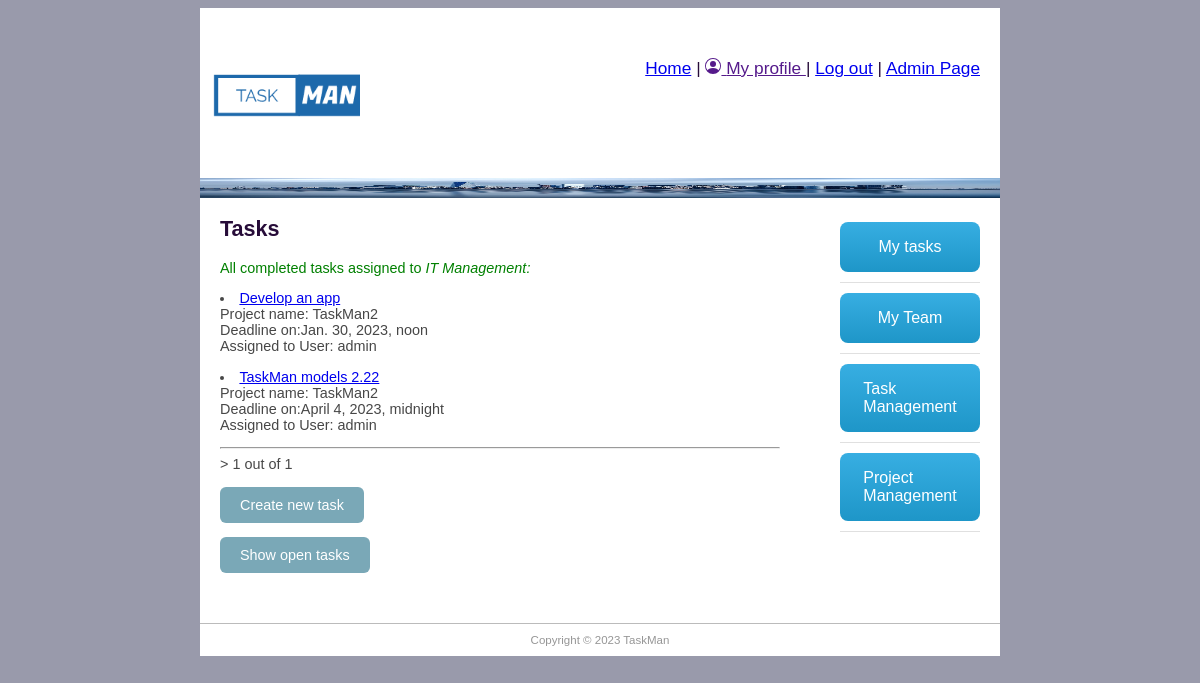
The page /taskman/alltasksc/ (signed in) on the database its author committed.
### taskman/models.py (models this page shows, shortened)
class Employee(models.Model):
    user = models.OneToOneField(User, on_delete=models.CASCADE)
    group_id = models.ForeignKey(Group, help_text='Assign to a team', on_delete=models.SET_NULL, null=True, blank=True)
    photo = models.ImageField(default='default.png', upload_to='profile_pics')
    team_role = models.ForeignKey(TeamRole, help_text='Assign a position', on_delete=models.SET_NULL, null=True, blank=True)
    task_number = models.IntegerField('Number of tasks assigned', default=0, validators=[MaxValueValidator(10)])

class TaskInstance(models.Model):
    project_id = models.ForeignKey('Project', help_text='Assign to a task', on_delete=models.SET_NULL, null=True, blank=True)
    job_title = models.CharField('Task title', max_length=200, help_text='Enter Task role', null=True, blank=True)
    description = models.TextField('Description', max_length=2000, help_text='Enter task description', null=True, blank=True)
    enddate = models.DateTimeField('Requested finish date', null=True, blank=True)
    completed_on = models.BooleanField('Completed', default=False)
    assign_employees = models.ForeignKey(Employee, help_text='Select employees to task', on_delete=models.CASCADE)

class Project(models.Model):
    title = models.CharField('Project title', max_length=100, help_text='Enter project title')
    description = models.TextField('Description', max_length=2000, help_text='Enter project description')
    group_id = models.ForeignKey(Group, help_text='Assign to a team', blank=True, on_delete=models.SET_NULL, null=True)
    employee_req = models.IntegerField('Number of employees expected', default=0)
    enddate = models.DateTimeField('Requested finish date', null=True, blank=True)
    created_on = models.DateTimeField(editable=False, auto_now_add=True)
    updated_on = models.DateTimeField(editable=False, auto_now_add=True)
    completed_on = models.BooleanField('Completed', default=False)

### taskman/views.py (the view)
# urls.py: path('alltasksc/', views.AllTaskCListView.as_view(), name='all_tasks_c'),
class AllTaskCListView(LoginRequiredMixin, generic.ListView):
    model = TaskInstance
    paginate_by = 5
    template_name = 'all_tasks_completed.html'
    def get_context_data(self, **kwargs):
        context = super().get_context_data(**kwargs)
        current_employee = Employee.objects.get(user=self.request.user)
        context['current_employee'] = current_employee
        return context
    def get_queryset(self):
        current_employee = Employee.objects.get(user=self.request.user)
        task_list = TaskInstance.objects.filter(project_id__group_id__id=current_employee.group_id.id) \
            .filter(completed_on=True)
        return task_list

### taskman/templates/all_tasks_completed.html (shortened to what this page needs)
{% extends "base.html" %}
{% block content %}
<h1>Tasks</h1>
<p style="color:green">All completed tasks assigned to <em>{{current_employee.group_id}}:</em> </p>
{% for tasks_obj in taskinstance_list %}
<li> <a href="{% url 'task-detail' tasks_obj.id %}">{{tasks_obj.job_title}}</a> <br>Project name: {{tasks_obj.project_id.title}}
    <br> Deadline on:{{tasks_obj.enddate}} <br>Assigned to User: {{tasks_obj.assign_employees.user.username}}</li>
{% endfor %}
<hr>
<div class="pagination"><span class="step-links">>
        <span class="current">
            {{ page_obj.number }} out of {{ page_obj.paginator.num_pages }}</span>
    </span></div>
<a class="button-cool" href="{% url 'task-new' %}">Create new task</a>
<a class="button-cool" href="{% url 'all_tasks' %}">Show open tasks</a>
{% endblock %}

### taskman/static/css/main.css (style rules this page uses)
body { background-color: #999AAB; font-family: "Trebuchet MS", Helvetica, sans-serif; font-size: 0.9em; text-align: justify; color: #474747; }
h1 { color: #270c39; }
.button-cool { display: inline-block; padding: 10px 20px; text-align: center; text-decoration: none; color: #ffffff; background-color: #7aa8b7; border-radius: 6px; outline: none; }

### taskman/templates/all_tasks_completed.html (style rules this page uses)
.button-cool { display: inline-block; padding: 10px 20px; text-align: center; text-decoration: none; color: #ffffff; background-color: #7aa8b7; border-radius: 6px; outline: none; }

### rows shown on the page
Employee: group_id "IT Management"
TaskInstance: job_title "Develop an app", project_id "TaskMan2", enddate "Jan. 30, 2023, noon", assign_employees.user.username "admin"
TaskInstance: job_title "TaskMan models 2.22", project_id "TaskMan2", enddate "April 4, 2023, midnight", assign_employees.user.username "admin"

### other values the page prints
{{ page_obj.number }} "1"
{{ page_obj.paginator.num_pages }} "1"
